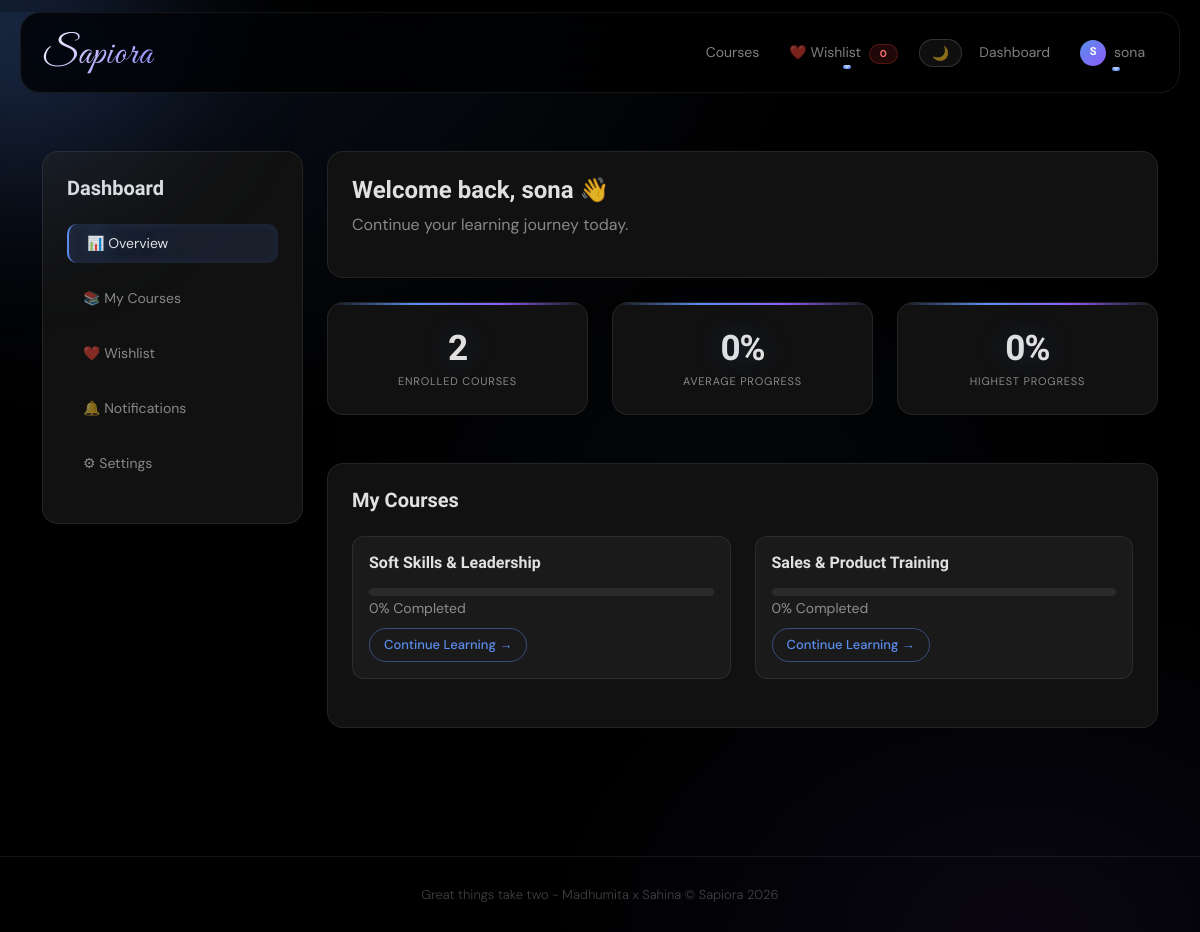
Screenshot of /dashboard/ (signed in) with the database file from the repository.
### courses/models.py (models this page shows, shortened)
class Course(models.Model):
    title       = models.CharField(max_length=200)
    description = models.TextField()
    instructor  = models.ForeignKey(User, on_delete=models.CASCADE)
    price       = models.DecimalField(max_digits=8, decimal_places=2)
    rating      = models.FloatField(default=0)
    thumbnail   = models.ImageField(upload_to='course_thumbnails/', blank=True, null=True)
    created_at  = models.DateTimeField(auto_now_add=True)

### accounts/views.py (the view)
# urls.py: path('dashboard/', views.student_dashboard, name='student_dashboard'),
@login_required
def student_dashboard(request):
    from courses.models import Enrollment, CourseProgress
    enrollments   = Enrollment.objects.filter(student=request.user).select_related('course')
    progress_data = []
    for enrollment in enrollments:
        try:
            cp = CourseProgress.objects.get(student=request.user, course=enrollment.course)
            progress = cp.progress
            last_lesson = cp.last_lesson
        except CourseProgress.DoesNotExist:
            progress = 0
            last_lesson = None
        progress_data.append({
            'course':      enrollment.course,
            'progress':    progress,
            'last_lesson': last_lesson,
        })
    enrolled_count   = enrollments.count()
    highest_progress = max((p['progress'] for p in progress_data), default=0)
    average_progress = round(
        sum(p['progress'] for p in progress_data) / enrolled_count
    ) if enrolled_count else 0
    return render(request, 'student_dashboard.html', {
        'enrollments':       enrollments,
        'progress_data':     progress_data,
        'enrolled_count':    enrolled_count,
        'highest_progress':  highest_progress,
        'average_progress':  average_progress,
    })

### templates/student_dashboard.html (shortened to what this page needs)
{% extends "base.html" %}
{% block content %}
<div class="dashboard-container">
  <div class="row">
    <div class="col-lg-3 mb-4">
      <div class="dashboard-sidebar p-4">
        <h5 class="fw-bold mb-4">Dashboard</h5>
        <ul class="list-unstyled">
          <li class="mb-3"><a href="#" class="dashboard-link active">📊 Overview</a></li>
          <li class="mb-3"><a href="#" class="dashboard-link">📚 My Courses</a></li>
          <li class="mb-3"><a href="#" class="dashboard-link">❤️ Wishlist</a></li>
          <li class="mb-3"><a href="#" class="dashboard-link">🔔 Notifications</a></li>
          <a href="{% url 'profile' %}" class="dashboard-link">⚙ Settings</a>
        </ul>
      </div>
    </div>
    <div class="col-lg-9">
      <div class="dashboard-card p-4 mb-4">
        <h4 class="fw-bold">Welcome back, {{ user.username }} 👋</h4>
        <p class="text-muted">Continue your learning journey today.</p>
      </div>
      <div class="row mb-4">
        <div class="col-md-4 mb-4">
          <div class="dashboard-card p-4 text-center">
            <h3 class="fw-bold text-primary">{{ enrolled_count }}</h3>
            <p class="mb-0">Enrolled Courses</p>
          </div>
        </div>
        <div class="col-md-4 mb-4">
          <div class="dashboard-card p-4 text-center">
            <h3 class="fw-bold text-success">{{ average_progress }}%</h3>
            <p class="mb-0">Average Progress</p>
          </div>
        </div>
        <div class="col-md-4 mb-4">
          <div class="dashboard-card p-4 text-center">
            <h3 class="fw-bold text-warning">{{ highest_progress }}%</h3>
            <p class="mb-0">Highest Progress</p>
          </div>
        </div>
      </div>
      <div class="dashboard-card p-4">
        <h5 class="fw-bold mb-4">My Courses</h5>
        {% if progress_data %}
          <div class="row">
            {% for p in progress_data %}
            <div class="col-md-6 mb-4">
              <div class="course-progress-card p-3">
                <h6 class="fw-bold">{{ p.course.title }}</h6>
                <div class="progress mt-3" style="height: 8px;">
                </div>
                <small class="text-muted">{{ p.progress }}% Completed</small>
                <div class="mt-2">
                  <a href="{% url 'course_detail' p.course.pk %}" class="btn btn-sm btn-outline-primary">
                    Continue Learning →
                  </a>
                </div>
              </div>
            </div>
            {% endfor %}
          </div>
        {% else %}
          <div class="text-center py-5">
            <p class="text-muted">You haven't enrolled in any courses yet.</p>
            <a href="{% url 'course_list' %}" class="btn btn-primary">Browse Courses</a>
          </div>
        {% endif %}
      </div>
    </div>
  </div>
</div>
{% endblock %}

### templates/base.html (shortened to what this page needs)
{% load static %}
<!DOCTYPE html>
<html lang="en">
<head>
    <link href="https://cdn.jsdelivr.net/npm/bootstrap@5.3.2/dist/css/bootstrap.min.css" rel="stylesheet">
    <link href="{% static 'css/style.css' %}" rel="stylesheet">
</head>
<body class="main-body">
<div id="cursorBlob"></div>
<nav class="navbar navbar-expand-lg custom-navbar">
    <div class="container">
        <a class="navbar-brand brand-text" href="{% url 'home' %}" style="text-decoration:none;">
            <span class="sapiora-logo">Sapiora</span>
        </a>
        <div class="collapse navbar-collapse" id="navbarNav">
            <ul class="navbar-nav ms-auto align-items-center gap-1">
                <li class="nav-item">
                    <a class="nav-link custom-link" href="{% url 'course_list' %}">Courses</a>
                </li>
                <li class="nav-item dropdown">
                    <a class="nav-link custom-link dropdown-toggle"
                       href="#" data-bs-toggle="dropdown">
                        ❤️&nbsp;Wishlist
                        <span id="wishlistCount" class="badge bg-danger ms-1" style="font-size:10px;">0</span>
                    </a>
                </li>
                <li class="nav-item">
                    <button id="themeToggle" class="theme-toggle-btn">🌙</button>
                </li>
                {% if user.is_authenticated %}
                    <li class="nav-item">
                        <a class="nav-link custom-link" href="{% url 'student_dashboard' %}">Dashboard</a>
                    </li>
                    <li class="nav-item dropdown">
                        <a class="nav-link custom-link dropdown-toggle d-flex align-items-center gap-2"
                           href="#" data-bs-toggle="dropdown">
                            <span style="
                                background: linear-gradient(135deg, #5b8dee, #8b5cf6);
                                color: white;
                                border-radius: 50%;
                                width: 26px; height: 26px;
                                display: inline-flex;
                                align-items: center; justify-content: center;
                                font-size: 11px; font-weight: 700;
                                flex-shrink: 0;
                                font-family: 'Bricolage Grotesque', sans-serif;
                            ">{{ user.username|first|upper }}</span>
                            {{ user.username }}
                        </a>
                    </li>
                {% endif %}
            </ul>
        </div>
    </div>
</nav>
<div class="container py-5 content-wrapper">
    {% block content %}{% endblock %}
</div>
<footer class="text-center custom-footer">
   Great things take two - Madhumita x Sahina © Sapiora 2026
</footer>
</body>
</html>

### templates/base.html (style rules this page uses)
#cursorBlob { position: fixed; width: 500px; height: 500px; border-radius: 50%; pointer-events: none; z-index: 999; top: 0; left: 0; transform: translate(-50%, -50%); background: radial-gradient(circle, rgba(91,141,238,0.25) 0%, rgba(139,92,246,0.10) 40%, transparent 70%); filter: blur(60px); will-change: left, top, background; opacity: 1; }

### rows the page displays
Course: course "Soft Skills & Leadership", progress "0"
Course: course "Sales & Product Training", progress "0"

### other values shown
{{ user.username|first|upper }} "S"
{{ user.username }} "sona"
{{ enrolled_count }} "2"
{{ average_progress }} "0"
{{ highest_progress }} "0"
